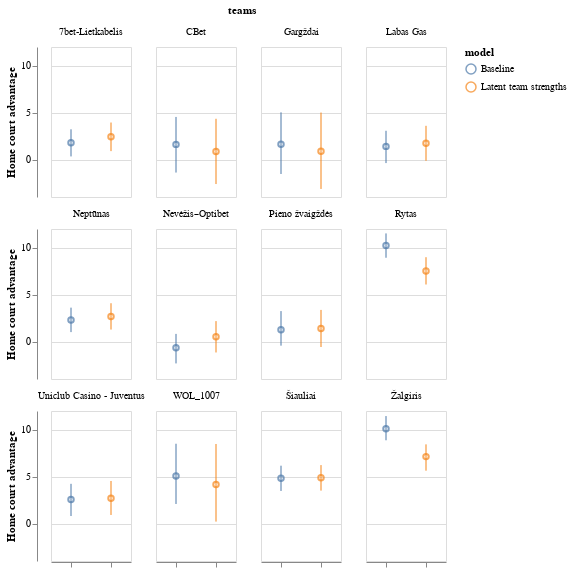

This figure's notebook cell:
### Code cell
show_diagnostics(traces)
plot_hc_adv(traces)

### Figure 1 — Vega-Lite specification as saved in the notebook (floating-point values rounded to 4 significant figures)
{"config": {"view": {"continuousWidth": 400, "continuousHeight": 300}}, "data": {"name": "data-373507d6b8d7a9bc732253d16280a531"}, "facet": {"field": "teams", "type": "nominal"}, "spec": {"layer": [{"mark": "point", "encoding": {"color": {"field": "model", "type": "nominal"}, "x": {"axis": {"labels": false}, "field": "model", "title": "", "type": "nominal"}, "y": {"field": "HC-adv", "title": "Home court advantage", "type": "quantitative"}}, "selection": {"selector011": {"type": "interval", "bind": "scales", "encodings": ["x", "y"]}}}, {"mark": "errorbar", "encoding": {"color": {"field": "model", "type": "nominal"}, "x": {"axis": {"labels": false}, "field": "model", "title": "", "type": "nominal"}, "y": {"field": "lower", "title": "", "type": "quantitative"}, "y2": {"field": "higher", "title": ""}}}], "height": 150, "width": 80}, "columns": 4, "spacing": 10, "$schema": "https://vega.github.io/schema/vega-lite/v4.17.0.json", "datasets": {"data-373507d6b8d7a9bc732253d16280a531": [{"teams": "7bet-Lietkabelis", "higher": 3.221, "lower": 0.3273, "HC-adv": 1.789, "model": "Baseline"}, {"teams": "CBet", "higher": 4.538, "lower": -1.393, "HC-adv": 1.613, "model": "Baseline"}, {"teams": "Gargždai", "higher": 5.027, "lower": -1.547, "HC-adv": 1.619, "model": "Baseline"}, {"teams": "Labas Gas", "higher": 3.063, "lower": -0.3823, "HC-adv": 1.399, "model": "Baseline"}, {"teams": "Neptūnas", "higher": 3.61, "lower": 1.002, "HC-adv": 2.299, "model": "Baseline"}, {"teams": "Nevėžis–Optibet", "higher": 0.8111, "lower": -2.339, "HC-adv": -0.6569, "model": "Baseline"}, {"teams": "Pieno žvaigždės", "higher": 3.243, "lower": -0.4442, "HC-adv": 1.256, "model": "Baseline"}, {"teams": "Rytas", "higher": 11.53, "lower": 8.932, "HC-adv": 10.24, "model": "Baseline"}, {"teams": "Uniclub Casino - Juventus", "higher": 4.232, "lower": 0.7968, "HC-adv": 2.56, "model": "Baseline"}, {"teams": "WOL_1007", "higher": 8.507, "lower": 2.083, "HC-adv": 5.06, "model": "Baseline"}, {"teams": "Šiauliai", "higher": 6.166, "lower": 3.47, "HC-adv": 4.824, "model": "Baseline"}, {"teams": "Žalgiris", "higher": 11.46, "lower": 8.876, "HC-adv": 10.1, "model": "Baseline"}, {"teams": "7bet-Lietkabelis", "higher": 3.943, "lower": 0.8921, "HC-adv": 2.422, "model": "Latent team strengths"}, {"teams": "CBet", "higher": 4.345, "lower": -2.618, "HC-adv": 0.8493, "model": "Latent team strengths"}, {"teams": "Gargždai", "higher": 5.007, "lower": -3.141, "HC-adv": 0.8682, "model": "Latent team strengths"}, {"teams": "Labas Gas", "higher": 3.593, "lower": -0.1428, "HC-adv": 1.745, "model": "Latent team strengths"}, {"teams": "Neptūnas", "higher": 4.08, "lower": 1.275, "HC-adv": 2.661, "model": "Latent team strengths"}, {"teams": "Nevėžis–Optibet", "higher": 2.174, "lower": -1.171, "HC-adv": 0.5139, "model": "Latent team strengths"}, {"teams": "Pieno žvaigždės", "higher": 3.369, "lower": -0.5856, "HC-adv": 1.398, "model": "Latent team strengths"}, {"teams": "Rytas", "higher": 8.991, "lower": 6.08, "HC-adv": 7.51, "model": "Latent team strengths"}, {"teams": "Uniclub Casino - Juventus", "higher": 4.536, "lower": 0.9112, "HC-adv": 2.703, "model": "Latent team strengths"}, {"teams": "WOL_1007", "higher": 8.481, "lower": 0.2021, "HC-adv": 4.149, "model": "Latent team strengths"}, {"teams": "Šiauliai", "higher": 6.229, "lower": 3.507, "HC-adv": 4.878, "model": "Latent team strengths"}, {"teams": "Žalgiris", "higher": 8.441, "lower": 5.632, "HC-adv": 7.134, "model": "Latent team strengths"}]}}
